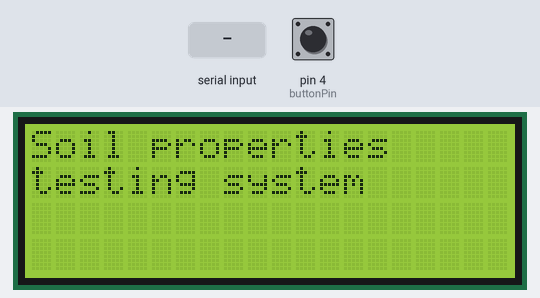
Simulated run of this sketch. Board: Arduino Uno, built with avr-gcc and run on an emulated ATmega328P. On the bench: 20×4 character LCD. The test bench sets the inputs (shaded band); at power-on: pin 4 (buttonPin) LOW. What the sketch prints to the serial monitor is not drawn.

Above: at 0.2 s.
At 5.5 s:
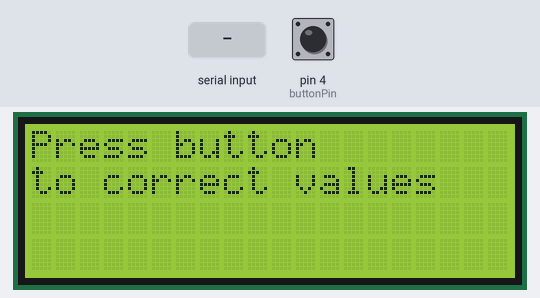
5.6 s: pin 4 (buttonPin) pulled HIGH for 0.3 s
At 6.2 s:
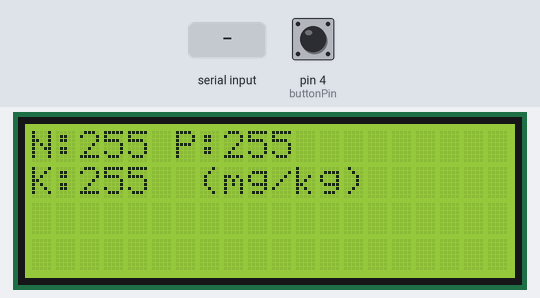
7.4 s: "1\n" received over Serial
Timing chart, 0 to 10.4 s (numbered marks = the images above; inputs shaded):
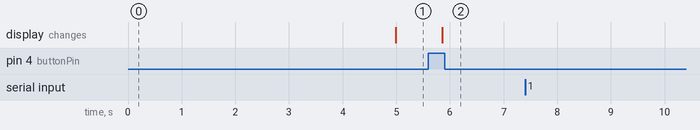

The sketch:

full.ino
```cpp
#include <SoftwareSerial.h>
#include <Wire.h>
#include <LiquidCrystal_I2C.h>
#include <ArduinoJson.h>
LiquidCrystal_I2C lcd(0x27,20,4);  // set the LCD address to 0x27 for a 16 chars and 2 line display


#define RE 8
#define DE 7
const int buttonPin = 4;
const byte nitro[] = {0x01,0x03, 0x00, 0x1e, 0x00, 0x01, 0xe4, 0x0c};
const byte phos[] = {0x01,0x03, 0x00, 0x1f, 0x00, 0x01, 0xb5, 0xcc};
const byte pota[] = {0x01,0x03, 0x00, 0x20, 0x00, 0x01, 0x85, 0xc0};

int buttonState = 0,k=0;
byte values[11];
SoftwareSerial mod(2,3);
String data="";
void setup() {
  Serial.begin(9600);
  mod.begin(9600);
  lcd.init();                      // initialize the lcd
  lcd.init();
  // Print a message to the LCD.
  lcd.backlight();
  pinMode(RE, OUTPUT);
  pinMode(DE, OUTPUT);
  pinMode(buttonPin, INPUT);
  lcd.setCursor(0,0);
  lcd.print("Soil properties");
  lcd.setCursor(0,1);
  lcd.print("testing system");
  delay(4000);
}

void loop() {
  byte val1,val2,val3;
  val1 = nitrogen();
  delay(250);
  val2 = phosphorous();
  delay(250);
  val3 = potassium();
  delay(250);
  lcd.clear();
  lcd.setCursor(0,0);
  lcd.print("Press button");
  lcd.setCursor(0,1);
  lcd.print("to correct values");
  buttonState = digitalRead(buttonPin);
  if (buttonState == HIGH) {
    lcd.clear();
    lcd.setCursor(0,0);
    lcd.print("N:");
    lcd.print(val1);
    lcd.print(" ");
    lcd.print("P:");
    lcd.print(val2);
    lcd.print(" ");
    lcd.setCursor(0,1);
    lcd.print("K:");
    lcd.print(val3);
    lcd.print("  (mg/kg)");
    delay(1000);
    Serial.print((String)"n="+val1+"&p="+val2+"&k="+val3);
    while(k==0){
      if (Serial.available() > 0) {
        data = Serial.readStringUntil('\n');
      Serial.println(data);
      DynamicJsonBuffer jsonBuffer;
      JsonObject& root = jsonBuffer.parseObject(data);
      if (root["c"]) {
      int cstatus = root["c"];
      if(cstatus==1){
        lcd.clear();
        lcd.setCursor(0, 0);
        lcd.print("NPK value:");
        lcd.setCursor(0, 1);
        lcd.print("is high");
        delay(3000);
        } else if (cstatus==2){
          lcd.clear();
          lcd.setCursor(0, 0);
          lcd.print("NPK value:");
          lcd.setCursor(0, 1);
          lcd.print("is enouth");
          delay(3000);
          } else if (cstatus==3){
          lcd.clear();
          lcd.setCursor(0, 0);
          lcd.print("NPK value:");
          lcd.setCursor(0, 1);
          lcd.print("is low");
          delay(3000);
          }
      }
      }
      }
  }
}

byte nitrogen(){
  digitalWrite(DE,HIGH);
  digitalWrite(RE,HIGH);
  delay(10);
  if(mod.write(nitro,sizeof(nitro))==8){
    digitalWrite(DE,LOW);
    digitalWrite(RE,LOW);
    for(byte i=0;i<7;i++){
    //Serial.print(mod.read(),HEX);
    values[i] = mod.read();
    //Serial.print(values[i],HEX);
    }
    //Serial.println();
  }
  return values[4];
}

byte phosphorous(){
  digitalWrite(DE,HIGH);
  digitalWrite(RE,HIGH);
  delay(10);
  if(mod.write(phos,sizeof(phos))==8){
    digitalWrite(DE,LOW);
    digitalWrite(RE,LOW);
    for(byte i=0;i<7;i++){
    //Serial.print(mod.read(),HEX);
    values[i] = mod.read();
    //Serial.print(values[i],HEX);
    }
    //Serial.println();
  }
  return values[4];
}

byte potassium(){
  digitalWrite(DE,HIGH);
  digitalWrite(RE,HIGH);
  delay(10);
  if(mod.write(pota,sizeof(pota))==8){
    digitalWrite(DE,LOW);
    digitalWrite(RE,LOW);
    for(byte i=0;i<7;i++){
    //Serial.print(mod.read(),HEX);
    values[i] = mod.read();
    //Serial.print(values[i],HEX);
    }
    //Serial.println();
  }
  return values[4];
}
```

Measured:
- after the input at 5.6 s, the display: changes after 0.26 s (image 2)
- after the input at 7.4 s, every drawn part: stays the same
